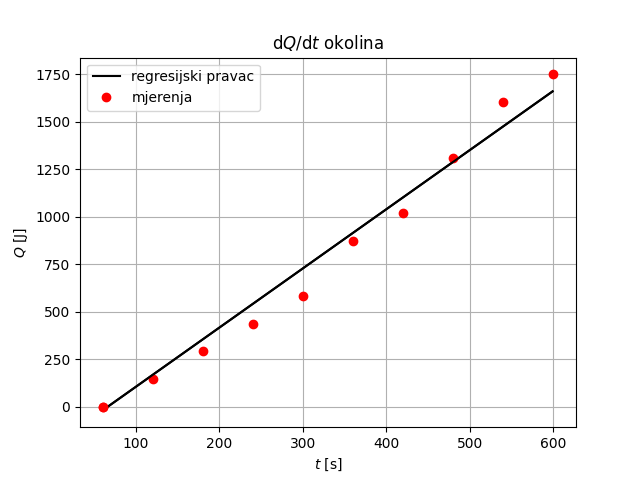

Here is the Python script that generated this plot:
from turtle import color
import matplotlib.pyplot as plt
import numpy as np


# Data for plotting
x = np.arange(60, 600, 1)
y = 3.113643182*x -205.3679545
# y = 2.624671861*x + 0

x1, y1 = (60, 0)
x2, y2 = (120, 145.745)
x3, y3 = (180, 291.49)
x4, y4 = (240, 437.235)
x5, y5 = (300, 582.98)
x6, y6 = (360, 874.47)
x7, y7 = (420, 1020.215)
x8, y8 = (480, 1311.705)
x9, y9 = (540, 1603.195)
x10, y10 = (600, 1748.94)


fig, ax = plt.subplots()
ax.plot(x, y, color='k')
plt.plot(x1, y1, 'ro')
plt.plot(x2, y2, 'ro')
plt.plot(x3, y3, 'ro')
plt.plot(x4, y4, 'ro')
plt.plot(x5, y5, 'ro')
plt.plot(x6, y6, 'ro')
plt.plot(x7, y7, 'ro')
plt.plot(x8, y8, 'ro')
plt.plot(x9, y9, 'ro')
plt.plot(x10, y10, 'ro')


ax.set(xlabel='$t$ [s]', ylabel='$Q$ [J]')
ax.grid()

ax = plt.gca()
# ax.set_xlim([0.5, 1.1])
# ax.set_ylim([1, 2.4])

plt.plot(x, y, "-k", label="regresijski pravac")
plt.plot(x1, y1, "ro", label="mjerenja")
plt.legend(loc="upper left")
plt.title('d$Q$/d$t$ okolina')

fig.savefig("vj5_Qt_okolina.png")

plt.show()